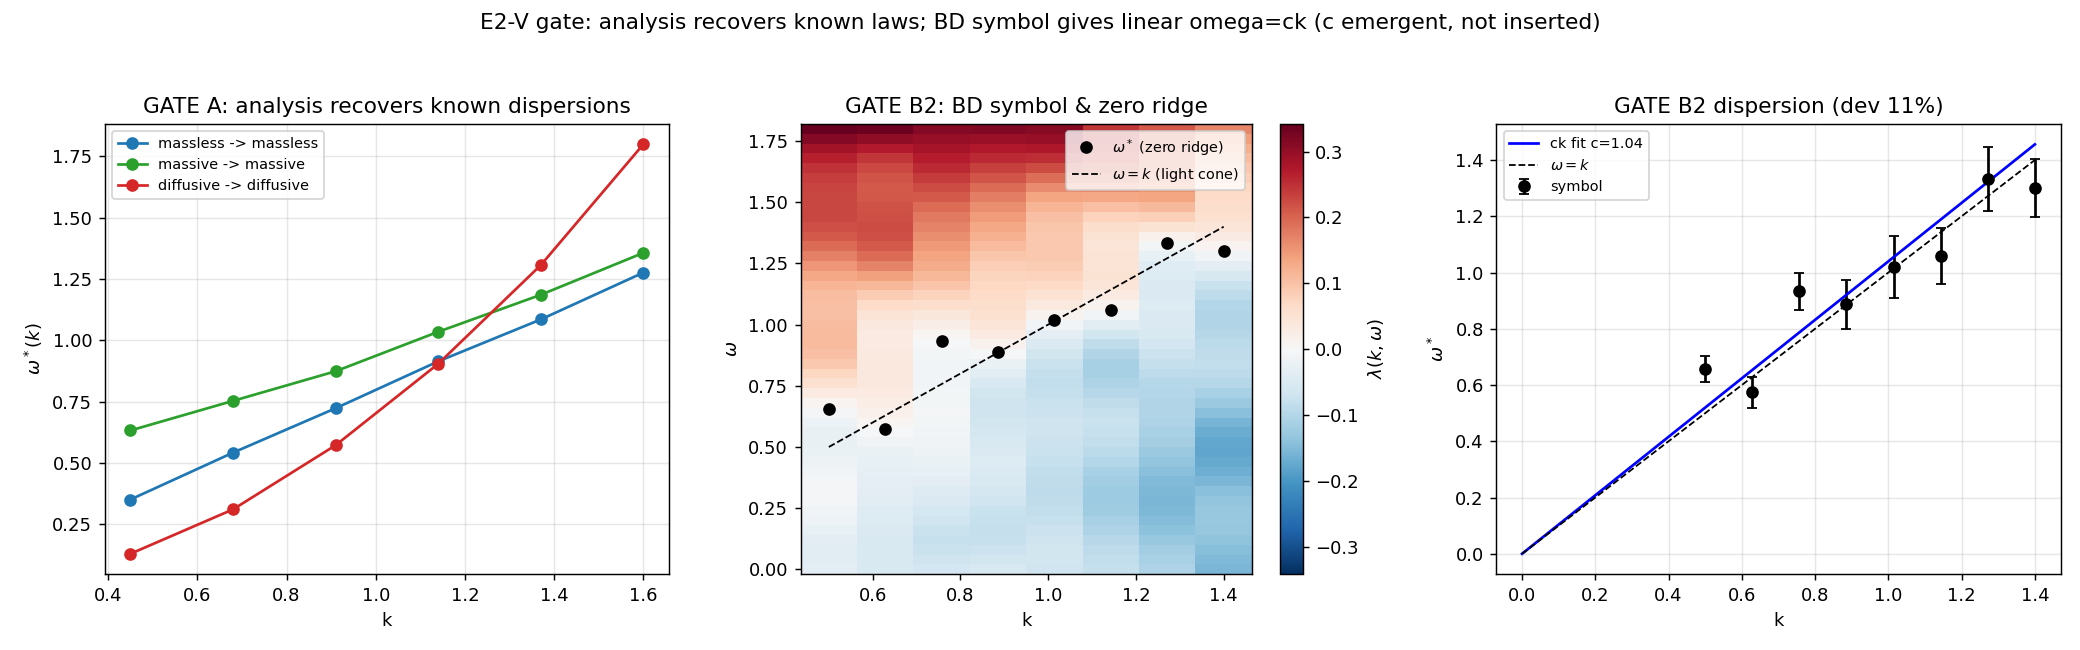

Reproduce this figure in Python.
"""E2V_gate.py -- engineering gate for the E2_MAGNON_BD campaign.

Charter: E2_MAGNON_BD.md (task E2-V).  MANDATORY before any physics measurement.
Validates the two engines E2 needs, on inputs with KNOWN answers, using exactly
the machinery that will run on the causal vacuum:

  GATE A -- ANALYSIS engine (S(k,omega) DFT + 3-model dispersion fit).
    Feed synthetic fields with a KNOWN dispersion law (these laws are the INPUT,
    labelled COMPARISON ONLY -- they are not produced by any network):
        * massless   omega = c0 k          -> fit must pick 'massless', c~c0;
        * massive    omega = sqrt(c0^2k^2+m0^2) -> fit must pick 'massive', m>0;
        * diffusive  omega = D0 k^2         -> fit must pick 'diffusive'.
    PASS if the fit recovers the right model and parameters within tolerance.

  GATE B -- PROPAGATION engine (the BD-smeared causal-set wave operator).
    (B1) Demonstrate WHY the symbol route is used: the retarded recursion
         phi(x)=2eps sum w(m) phi(y) is UNSTABLE (does not even preserve the
         constant zero-mode; the field blows up) -- the documented BD pointwise
         variance.  Reported, not hidden.
    (B2) Validate the STABLE observable: the operator symbol
         lambda(k,omega) = <f, B_eps f>/<f,f>,  f=cos(kx-wt), measured on real
         Poisson causal sets (seed-averaged).  In the continuum B_eps -> box, whose
         symbol is proportional to (k^2-omega^2) up to a normalization whose sign
         the smeared operator does not fix; the ON-SHELL dispersion is the zero
         crossing in omega.  PASS if the zero ridge is LINEAR with speed ~1 (the
         causal light-cone speed) -- a result, not an input: omega is scanned
         freely and c is a free fit parameter (anti-circularity).

ANTI-CIRCULARITY: no dispersion law enters the BD generator; c is never inserted;
probe waves are real cos (no complex literal); seeds fixed.  The synthetic laws in
GATE A are explicit COMPARISON-ONLY inputs used only to validate the analysis code.
"""
from __future__ import annotations

import json
import time
from pathlib import Path

import numpy as np
import matplotlib
matplotlib.use("Agg")
import matplotlib.pyplot as plt  # noqa: E402

import e2_core as e2  # noqa: E402

OUT = Path(__file__).resolve().parent


# ====================================================================== #
# GATE A -- analysis engine on synthetic known dispersions
# ====================================================================== #
def gate_A():
    print("-" * 72)
    print("GATE A: S(k,omega) DFT + 3-model fit on synthetic KNOWN dispersions")
    rho, T, X = 8.0, 20.0, 12.0
    pts = e2.sprinkle_1plus1(rho, T, X, seed=0)
    # k modes spaced WIDER than the DFT resolution 2*pi/(2X) so neighbouring
    # synthetic modes do not leak into each other (leakage tilts the high-k peaks
    # and mimics a 'massive' trend).  k-range also keeps every law's omega(k)
    # inside the omega grid (most restrictive: diffusive D k^2 < omega_max).
    kmags = np.linspace(0.45, 1.6, 6)        # spacing 0.23 ~ DFT resolution 0.26
    omegas = np.linspace(0.0, 2.2, 220)

    c0, m0, D0 = 0.8, 0.5, 0.7
    laws = {
        "massless":  (lambda k: c0 * k),                       # COMPARISON ONLY
        "massive":   (lambda k: np.sqrt(c0**2 * k**2 + m0**2)),  # COMPARISON ONLY
        "diffusive": (lambda k: D0 * k**2),                    # COMPARISON ONLY
    }
    res = {}
    for name, fn in laws.items():
        phi = e2.synthetic_field(pts, kmags, fn)
        S = e2.structure_factor_kw(pts, phi, kmags, omegas)
        ostar, h, wd = e2.peak_dispersion(kmags, omegas, S)
        fit = e2.fit_dispersion(kmags, ostar, sigma=0.5 * (omegas[1] - omegas[0]) + 0.0 * ostar)
        ok = (fit["winner"] == name)
        res[name] = {"k": kmags.tolist(), "omega_star": ostar.tolist(),
                     "fit": fit, "winner": fit["winner"], "correct": bool(ok)}
        extra = ""
        if name == "massless":
            extra = f" c_fit={fit['massless']['c']:.3f} (true {c0})"
        elif name == "massive":
            extra = f" m_fit={fit['massive']['m']:.3f} (true {m0})"
        elif name == "diffusive":
            extra = f" D_fit={fit['diffusive']['D']:.3f} (true {D0})"
        print(f"   input '{name}': fit picks '{fit['winner']}' "
              f"{'OK' if ok else 'WRONG'}{extra}  v_rel_slope={fit['v_rel_slope']:+.3f}")
    passA = all(res[n]["correct"] for n in laws)
    print(f"   GATE A: {'PASS' if passA else 'FAIL'} "
          "(analysis distinguishes ck / massive / diffusive)")
    return res, passA


# ====================================================================== #
# GATE B1 -- demonstrate retarded-recursion instability
# ====================================================================== #
def gate_B1():
    print("-" * 72)
    print("GATE B1: retarded BD recursion is UNSTABLE (justifies the symbol route)")
    rho, T, X, eps = 10.0, 16.0, 8.0, 0.2
    pts = e2.sprinkle_1plus1(rho, T, X, seed=1)
    C = e2.order_matrix(pts)
    init_mask = pts[:, 0] <= 3.0
    phi0 = np.ones(pts.shape[0])                # constant = exact zero mode of box
    phi = e2.bd_propagate(pts, C, phi0, init_mask, eps)
    bulk = (~init_mask) & (pts[:, 0] > 0.3 * pts[:, 0].max())
    blow = float(np.max(np.abs(phi[bulk]))) if bulk.any() else float("nan")
    mean_bulk = float(np.mean(phi[bulk])) if bulk.any() else float("nan")
    unstable = (blow > 5.0) or (abs(mean_bulk - 1.0) > 1.0)
    print(f"   constant zero-mode after recursion: <phi_bulk>={mean_bulk:+.2f} "
          f"(want 1), max|phi|={blow:.1f}")
    print(f"   -> recursion {'UNSTABLE (expected, BD variance)' if unstable else 'stable'}; "
          "use the symbol route.")
    return {"mean_bulk": mean_bulk, "max_abs": blow, "unstable": bool(unstable),
            "params": {"rho": rho, "T": T, "X": X, "eps": eps}}


# ====================================================================== #
# GATE B2 -- BD symbol recovers a linear dispersion with speed ~1
# ====================================================================== #
def measure_symbol_dispersion(rho, T, X, eps, kmags, omegas, n_seeds, max_n=120,
                              seed0=0):
    """Seed-averaged BD symbol lambda(k,omega) and its zero-crossing dispersion.
    Also returns per-seed omega*(k) for error bars."""
    Lacc = np.zeros((len(kmags), len(omegas)))
    per_seed = []
    used = 0
    for s in range(n_seeds):
        pts = e2.sprinkle_1plus1(rho, T, X, seed0 + s)
        C = e2.order_matrix(pts)
        mids = e2.bulk_events(pts, max_n=max_n, seed=seed0 + s)
        if mids.size < 8:
            continue
        ops = e2.precompute_bd_operator(pts, C, mids, eps)
        L = e2.symbol_grid(pts, ops, mids, kmags, omegas)
        Lacc += L
        ostar_s, found_s = e2.dispersion_from_symbol(kmags, omegas, L)
        per_seed.append(ostar_s)
        used += 1
    L = Lacc / max(used, 1)
    ostar, found = e2.dispersion_from_symbol(kmags, omegas, L)
    per_seed = np.array(per_seed)                       # (used, n_k)
    with np.errstate(invalid="ignore"):
        sem = np.nanstd(per_seed, axis=0) / np.sqrt(max(used, 1))
    return L, ostar, found, sem, used


def gate_B2():
    print("-" * 72)
    print("GATE B2: BD symbol zero-ridge = dispersion (expect linear, speed ~1)")
    rho, T, X, eps = 30.0, 10.0, 16.0, 0.15
    kmags = np.linspace(0.5, 1.4, 8)
    omegas = np.linspace(0.0, 1.8, 46)
    n_seeds = 16
    L, ostar, found, sem, used = measure_symbol_dispersion(
        rho, T, X, eps, kmags, omegas, n_seeds)
    sig = np.where(np.isfinite(sem) & (sem > 0), sem, np.nanmedian(sem[sem > 0]) if np.any(sem > 0) else 0.05)
    fit = e2.fit_dispersion(kmags[found], ostar[found], sigma=sig[found])
    c_fit = fit["massless"]["c"]
    dev = fit["linear_rel_deviation_pct"]
    print(f"   seeds used={used}  found {found.sum()}/{len(kmags)} crossings")
    for i in range(len(kmags)):
        if found[i]:
            print(f"     k={kmags[i]:.2f}  omega*={ostar[i]:.3f}  (omega=k -> {kmags[i]:.2f})")
    print(f"   fit winner={fit['winner']} (aic={fit['winner_aic']})  c_fit={c_fit:.3f}  "
          f"v_rel_slope={fit['v_rel_slope']:+.3f}  linear deviation={dev:.1f}%")
    # PASS: a crossing found at most k, dispersion approximately linear, speed near 1
    passB = (found.sum() >= 5) and (dev < 20.0) and (0.6 < c_fit < 1.5)
    print(f"   GATE B2: {'PASS' if passB else 'FAIL'} "
          "(symbol gives a linear ridge with light-cone speed)")
    return ({"rho": rho, "T": T, "X": X, "eps": eps, "n_seeds": used,
             "k": kmags.tolist(), "omega": omegas.tolist(), "L": L.tolist(),
             "omega_star": ostar.tolist(), "found": found.tolist(),
             "sem": sig.tolist(), "fit": fit, "c_fit": c_fit, "deviation_pct": dev},
            passB)


# ====================================================================== #
# driver + figure
# ====================================================================== #
def main():
    t0 = time.time()
    print("=" * 72)
    print("E2-V GATE -- validate analysis + BD propagation engines")
    print("=" * 72)
    A, passA = gate_A()
    B1 = gate_B1()
    B2, passB2 = gate_B2()
    gate_pass = passA and B1["unstable"] and passB2

    print("=" * 72)
    print(f"GATE A (analysis):      {'PASS' if passA else 'FAIL'}")
    print(f"GATE B1 (instability):  {'SHOWN' if B1['unstable'] else 'not shown'}")
    print(f"GATE B2 (BD symbol):    {'PASS' if passB2 else 'FAIL'}")
    print(f"E2-V GATE: {'PASS -- proceed to E2-1' if gate_pass else 'FAIL -- do not proceed'}")
    print("=" * 72)

    # ---- figure ----
    fig, axes = plt.subplots(1, 3, figsize=(16, 5))
    # panel 1: gate A synthetic recoveries
    for name, col in (("massless", "tab:blue"), ("massive", "tab:green"),
                      ("diffusive", "tab:red")):
        k = np.array(A[name]["k"]); o = np.array(A[name]["omega_star"])
        axes[0].plot(k, o, "o-", color=col, label=f"{name} -> {A[name]['winner']}")
    axes[0].set_xlabel("k"); axes[0].set_ylabel(r"$\omega^*(k)$")
    axes[0].set_title("GATE A: analysis recovers known dispersions")
    axes[0].legend(fontsize=8); axes[0].grid(alpha=0.3)
    # panel 2: BD symbol heatmap with zero ridge
    k = np.array(B2["k"]); om = np.array(B2["omega"]); L = np.array(B2["L"])
    pcm = axes[1].pcolormesh(k, om, L.T, shading="auto", cmap="RdBu_r",
                             vmin=-np.nanmax(np.abs(L)), vmax=np.nanmax(np.abs(L)))
    fig.colorbar(pcm, ax=axes[1], label=r"$\lambda(k,\omega)$")
    os_ = np.array(B2["omega_star"]); fnd = np.array(B2["found"])
    axes[1].plot(k[fnd], os_[fnd], "ko", ms=6, label=r"$\omega^*$ (zero ridge)")
    axes[1].plot(k, k, "k--", lw=1, label=r"$\omega=k$ (light cone)")
    axes[1].set_xlabel("k"); axes[1].set_ylabel(r"$\omega$")
    axes[1].set_title("GATE B2: BD symbol & zero ridge"); axes[1].legend(fontsize=8)
    # panel 3: dispersion + linear fit
    axes[2].errorbar(k[fnd], os_[fnd], yerr=np.array(B2["sem"])[fnd], fmt="ko",
                     capsize=3, label="symbol")
    kk = np.linspace(0, k.max(), 50)
    axes[2].plot(kk, B2["fit"]["massless"]["c"] * kk, "b-",
                 label=f"ck fit c={B2['c_fit']:.2f}")
    axes[2].plot(kk, kk, "k--", lw=1, label=r"$\omega=k$")
    axes[2].set_xlabel("k"); axes[2].set_ylabel(r"$\omega^*$")
    axes[2].set_title(f"GATE B2 dispersion (dev {B2['deviation_pct']:.0f}%)")
    axes[2].legend(fontsize=8); axes[2].grid(alpha=0.3)
    fig.suptitle("E2-V gate: analysis recovers known laws; BD symbol gives linear "
                 "omega=ck (c emergent, not inserted)", fontsize=12)
    fig.tight_layout(rect=[0, 0, 1, 0.95])
    fig.savefig(OUT / "E2V_gate.png", dpi=130)
    print(f"saved {OUT/'E2V_gate.png'}")

    payload = {"gate_A": A, "gate_A_pass": bool(passA),
               "gate_B1_instability": B1,
               "gate_B2": B2, "gate_B2_pass": bool(passB2),
               "gate_pass": bool(gate_pass),
               "runtime_s": time.time() - t0,
               "timestamp_utc": time.strftime("%Y-%m-%dT%H:%M:%SZ", time.gmtime())}
    (OUT / "E2V_gate.json").write_text(json.dumps(payload, indent=2, default=float))
    print(f"saved {OUT/'E2V_gate.json'}  ({payload['runtime_s']:.0f}s)")
    return payload


if __name__ == "__main__":
    main()
